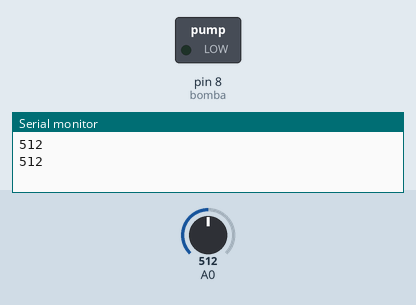
Recording of a sketch running on a simulated Arduino Uno, built with avr-gcc and run on an emulated ATmega328P. Parts: switched loads named in the sketch (green lamp = pin HIGH), the last lines printed to the serial monitor. Inputs (shaded band) come from the test bench; at power-on: A0 = 512.

Above: at 1.8 s.
1.9 s: A0 set to 710
3.4 s: A0 set to 731
At 5.1 s:
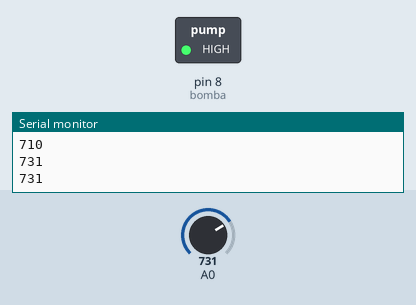
5.5 s: A0 set to 716
At 6.7 s:
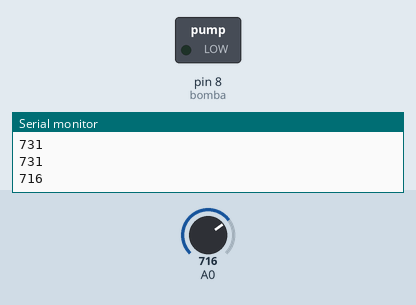
7.5 s: A0 set to 900
At 9.4 s:
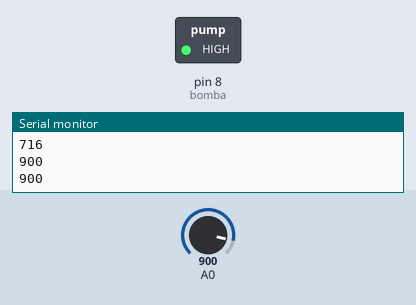
Timing chart, 0 to 10.5 s (numbered marks = the images above; inputs shaded):
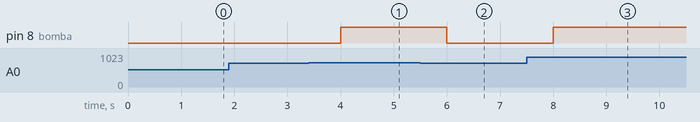

The sketch:

Codigo_SistemaRiegoArduino.ino
```cpp
//Inicializar las variables

// Salida digital 8 para la señal del relé que activará la bomba de agua.
int bomba = 8;
// Lectura analógica del sensor de humedad
int humedad = 0;

void setup() {
  Serial.begin(9600);
  // Se define el pin A0 (de la bomba) como salida
  pinMode(bomba, OUTPUT);
}
void loop() {
  // Acá se coloca el codigo que se quiere correr repetidamente:
// La variable "humedad" se define como lectura analógica
humedad = analogRead(A0);

// Se define un rango de humedad entre 720 y 1024 para que la planta no esté ni muy humeda ni muy seca
if (humedad>= 720 && humedad <=1024){
  digitalWrite(bomba, HIGH);
  }
else {
  digitalWrite(bomba, LOW);
  }
// Se imprime en el monitor serial la lectura de humedad
Serial.println(humedad);
// Se añade un retraso para retrasar la salida en el monitor serial
delay(1000);
}
```

Measured:
- the behaviour switches between 719 and 720 on A0 (found by bisection; images 0 and 1)
- after the input at 3.4 s, pin 8 (bomba): LOW → HIGH after 0.60 s
- after the input at 5.5 s, pin 8 (bomba): HIGH → LOW after 0.50 s
- after the input at 7.5 s, pin 8 (bomba): LOW → HIGH after 0.50 s
